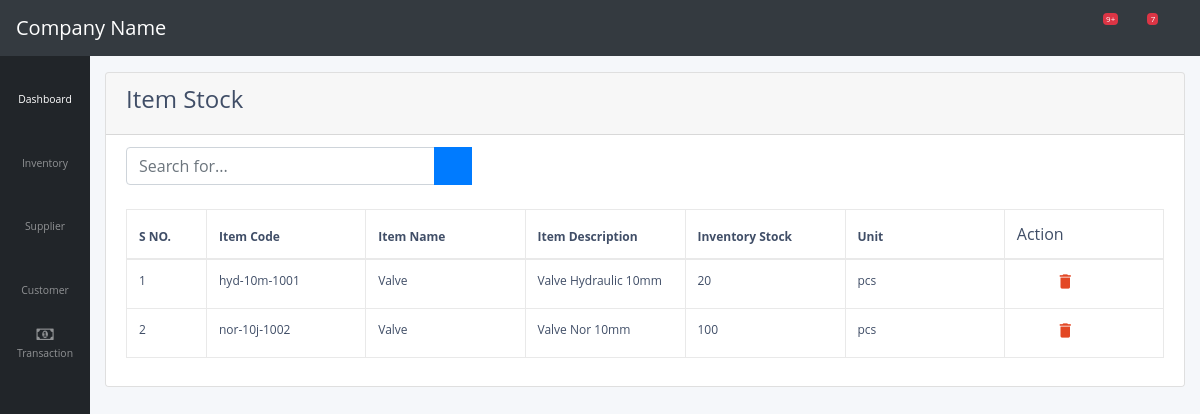
The page /inventory/item_stock/ on the database as committed earlier.
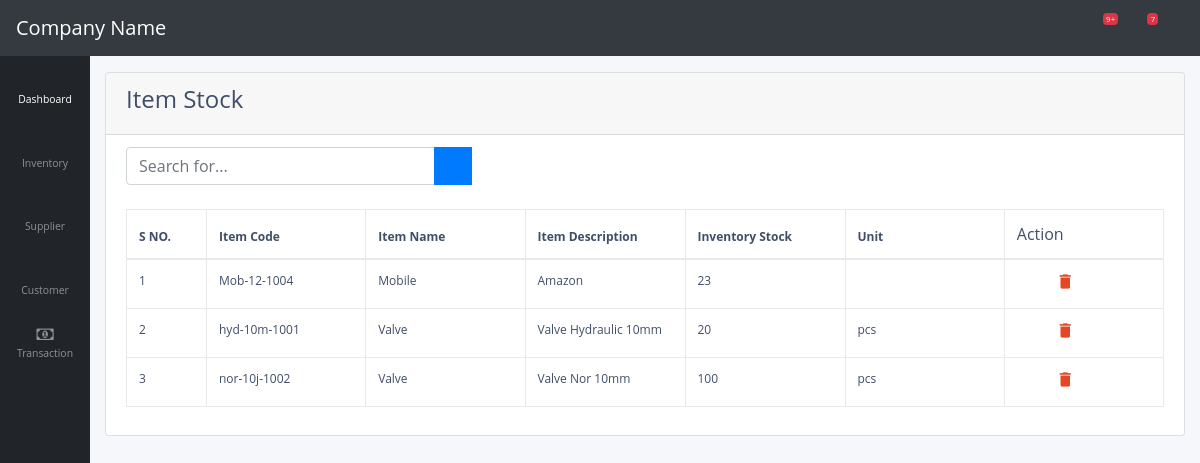
The same page on the database as committed later.
### transaction/models.py (models this page shows)
class PurchaseDetail(models.Model):
    item_code = models.CharField(max_length = 100)
    item_name = models.CharField(max_length = 100)
    item_description = models.TextField()
    unit = models.CharField(max_length = 100)
    quantity = models.IntegerField()
    cost_price = models.DecimalField(max_digits = 8, decimal_places = 2)
    retail_price = models.DecimalField(max_digits = 8, decimal_places = 2)
    sales_tax = models.DecimalField(max_digits = 8, decimal_places = 2)
    purchase_id = models.ForeignKey(PurchaseHeader, on_delete = models.CASCADE)

### inventory/views.py (the view)
# urls.py: path('item_stock/', views.item_stock, name = 'item-stock'),
def item_stock(request):
    cursor = connection.cursor()
    cursor.execute('''Select item_code, item_name,Item_description,Unit,SUM(quantity) As qty From (
Select 'Purchase' As TranType,Item_Code,Item_name,Item_description,unit,Quantity From transaction_purchasedetail
union All
Select 'Purchase Return' As TranType,Item_Code,Item_name,Item_description,unit,Quantity * -1 From transaction_purchasereturndetail
union All
Select 'Sale' As TranType,Item_Code,Item_name,Item_description,unit,Quantity * -1 From transaction_saledetail
union All
Select 'Sale Return' As TranType,Item_Code,Item_name,Item_description,unit,Quantity  From transaction_salereturndetail
) As tblTemp
Group by Item_Code''')
    row = cursor.fetchall()
    print(row)
    for value in row:
        print(value[0])
        print(value[1])
        print(value[2])
        print(value[3])
        print(value[4])
    return render(request, 'inventory/item_stock.html',{'row':row})

### inventory/templates/inventory/item_stock.html
{% extends "supplier/base.html" %}
{% load crispy_forms_tags %}
{% block body %}
<div class="card" style="width: 100%;">
<div class="card-header">
  <h4>Item Stock</h4>
</div>
<ul class="list-group list-group-flush">
  <li class="list-group-item">
    <div class="input-group">
      <input type="text" class="form-control col-md-4" placeholder="Search for..." aria-label="Search" aria-describedby="basic-addon2">
      <div class="input-group-append">
        <button class="btn btn-primary" type="button">
          <i class="fas fa-search"></i>
        </button>
      </div>
      <div class="col-md-8">
      </div>
    </div>
    <br>
    <table class="table table-bordered" id="dataTable">
        <thead>
            <tr>
                <th width="80px">S NO.</th>
                <th >Item Code</th>
                <th>Item Name</th>
                <th width="160px">Item Description</th>
                <th width="160px">Inventory Stock</th>
                <th>Unit</th>
                <td>Action</td>
            </tr>
        </thead>
        <tbody>
          {% for value in row %}
          <tr>
              <td>{{ forloop.counter }}</td>
              <td>{{ value.0 }}</td>
              <td>{{ value.1 }}</td>
              <td>{{ value.2 }}</td>
              <td>{{ value.4 }}</td>
              <td>{{ value.3 }}</td>
  			      <td><a class="cart" href="#"><i class="fas fa-shopping-cart"></i></a><a class="delete_item_row" data-toggle="tooltip"><i class="material-icons">&#xE872;</i></a></td>
          </tr>
          {% endfor %}
        </tbody>
    </table>
  </li>
</ul>
</div>
{% endblock body %}

Rows that differ between the two databases and show on the page:
added PurchaseDetail: item_code "Mob-12-1004", item_name "Mobile", item_description "Amazon", quantity "23"
